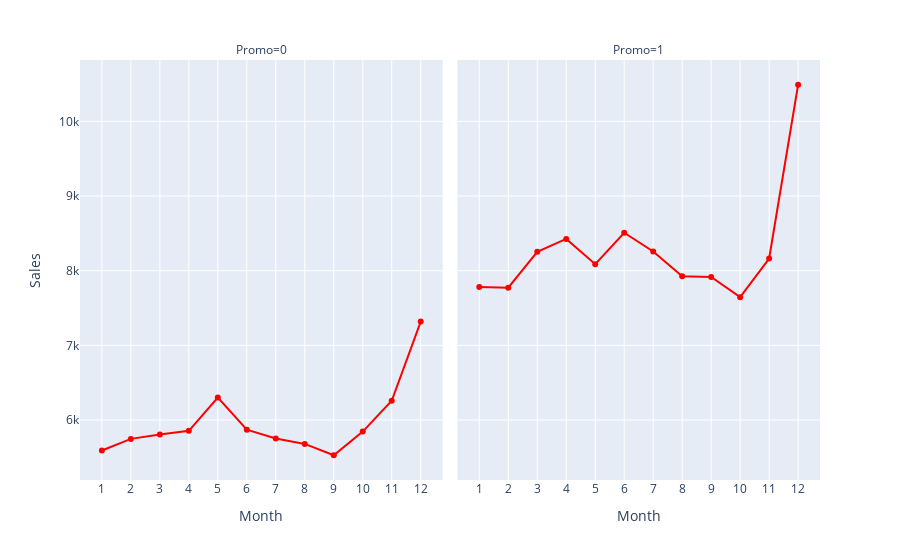

This figure's notebook cell:
### Code cell
fig = px.line(promo,x='Month',y='Sales',facet_col='Promo',markers=True,)
fig.update_traces(line_color='red')
fig.update_xaxes(tickvals=promo['Month'])
fig.update_layout(
    yaxis_title = 'Sales',showlegend=False
)
fig.show()

### Figure 1 — Plotly figure (JSON) as saved in the notebook; plotly's stock layout.template omitted (floating-point values rounded to 4 significant figures)
{"data": [{"hovertemplate": "Promo=0<br>Month=%{x}<br>Sales=%{y}<extra></extra>", "legendgroup": "", "line": {"color": "red", "dash": "solid"}, "marker": {"symbol": "circle"}, "mode": "lines+markers", "name": "", "orientation": "v", "showlegend": false, "type": "scatter", "x": [1, 2, 3, 4, 5, 6, 7, 8, 9, 10, 11, 12], "xaxis": "x", "y": [5592.0, 5748.0, 5806.0, 5855.0, 6301.0, 5872.0, 5752.0, 5680.0, 5529.0, 5846.0, 6258.0, 7318.0], "yaxis": "y"}, {"hovertemplate": "Promo=1<br>Month=%{x}<br>Sales=%{y}<extra></extra>", "legendgroup": "", "line": {"color": "red", "dash": "solid"}, "marker": {"symbol": "circle"}, "mode": "lines+markers", "name": "", "orientation": "v", "showlegend": false, "type": "scatter", "x": [1, 2, 3, 4, 5, 6, 7, 8, 9, 10, 11, 12], "xaxis": "x2", "y": [7783.0, 7773.0, 8253.0, 8426.0, 8088.0, 8509.0, 8258.0, 7926.0, 7916.0, 7646.0, 8164.0, 10490.0], "yaxis": "y2"}], "layout": {"annotations": [{"font": {}, "showarrow": false, "text": "Promo=0", "x": 0.245, "xanchor": "center", "xref": "paper", "y": 1, "yanchor": "bottom", "yref": "paper"}, {"font": {}, "showarrow": false, "text": "Promo=1", "x": 0.755, "xanchor": "center", "xref": "paper", "y": 1, "yanchor": "bottom", "yref": "paper"}], "legend": {"tracegroupgap": 0}, "margin": {"t": 60}, "showlegend": false, "xaxis": {"anchor": "y", "domain": [0, 0.49], "tickvals": [1, 1, 2, 2, 3, 3, 4, 4, 5, 5, 6, 6, 7, 7, 8, 8, 9, 9, 10, 10, 11, 11, 12, 12], "title": {"text": "Month"}}, "xaxis2": {"anchor": "y2", "domain": [0.51, 1], "matches": "x", "tickvals": [1, 1, 2, 2, 3, 3, 4, 4, 5, 5, 6, 6, 7, 7, 8, 8, 9, 9, 10, 10, 11, 11, 12, 12], "title": {"text": "Month"}}, "yaxis": {"anchor": "x", "domain": [0, 1], "title": {"text": "Sales"}}, "yaxis2": {"anchor": "x2", "domain": [0, 1], "matches": "y", "showticklabels": false}}}
